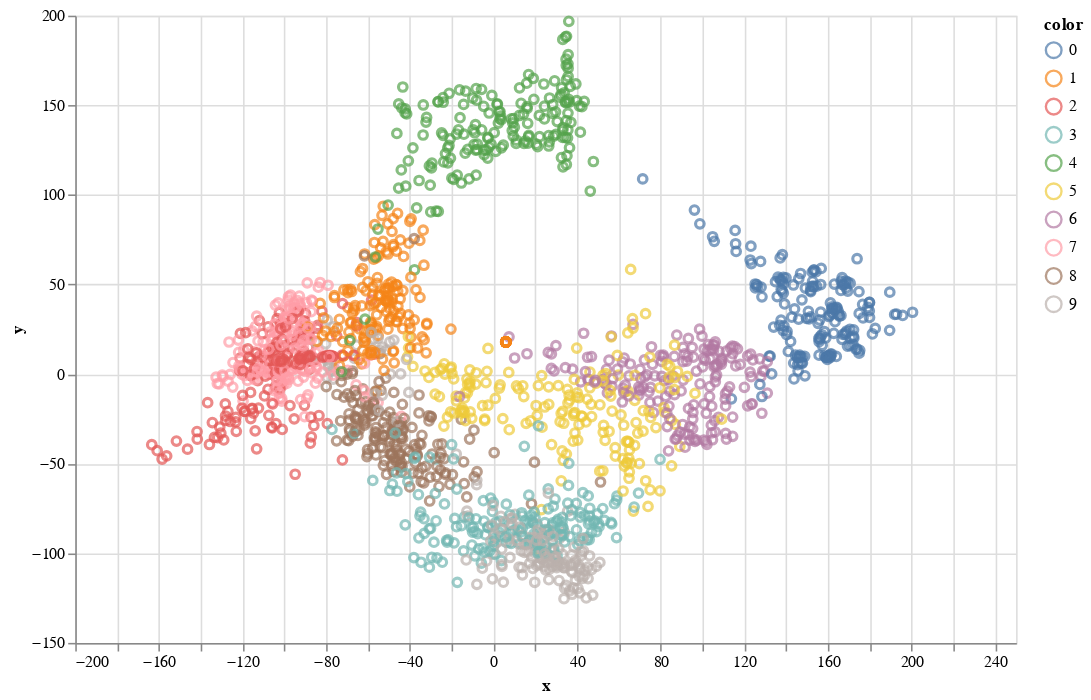

Notebook code for this chart:
### Code cell
from sklearn.manifold import Isomap

pd.DataFrame(Isomap().fit_transform(digits.data), columns=["x", "y"]).assign(
    color=digits.target
).pipe(
    lambda df: alt.Chart(df, width=600, height=400)
    .mark_point()
    .encode(x="x:Q", y="y:Q", color="color:N", tooltip=["color:N"])
)

### Figure 1 — Vega-Lite specification as saved in the notebook (floating-point values rounded to 4 significant figures; data arrays with more than 128 entries replaced by an {"elided": "..."} marker saying what was removed)
{"config": {"view": {"continuousWidth": 400, "continuousHeight": 300}}, "data": {"name": "data-786152f74b77ffc9f55c4ea15245d81d"}, "mark": "point", "encoding": {"color": {"type": "nominal", "field": "color"}, "tooltip": [{"type": "nominal", "field": "color"}], "x": {"type": "quantitative", "field": "x"}, "y": {"type": "quantitative", "field": "y"}}, "height": 400, "width": 600, "$schema": "https://vega.github.io/schema/vega-lite/v4.8.1.json", "datasets": {"data-786152f74b77ffc9f55c4ea15245d81d": {"elided": "1797 records"}}}
